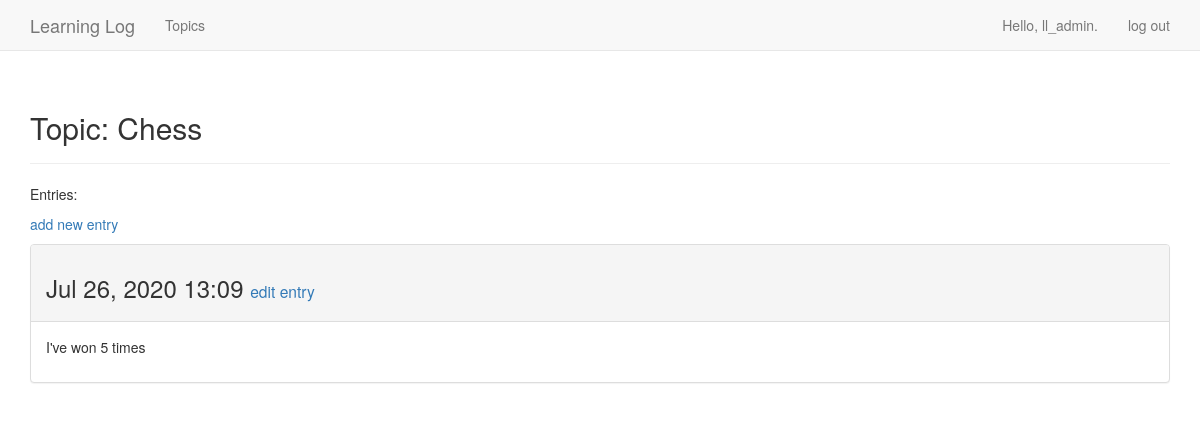
The page /topics/1/ (signed in) on the database its author committed.
### learning_logs/models.py (models this page shows, shortened)
class Topic(models.Model):
    text = models.CharField(max_length=200)
    date_added = models.DateTimeField(auto_now_add=True)
    owner = models.ForeignKey(User, on_delete=models.CASCADE)
    def __str__(self):
        return self.text

class Entry(models.Model):
    topic = models.ForeignKey(Topic, on_delete=models.CASCADE)
    text = models.TextField()
    date_added = models.DateTimeField(auto_now_add=True)
    class Meta:
        verbose_name_plural = 'entries'

### learning_logs/views.py (the view)
# urls.py: re_path(r'^topics/(?P<topic_id>\d+)/$', views.topic, name='topic'),
@login_required
def topic(request, topic_id):
    topic = Topic.objects.get(id=topic_id)
    check_topic_owner(topic, request)
    entries = topic.entry_set.order_by('-date_added')
    context = {'topic': topic, 'entries': entries}
    return render(request, 'learning_logs/topic.html', context)

### learning_logs/views.py (called while the page is built)
def check_topic_owner(topic, request):
    if topic.owner != request.user:
        raise Http404

### learning_logs/templates/learning_logs/topic.html (shortened to what this page needs)
<!DOCTYPE html>
<html lang="en">
<head>
</head>
<body>
{% extends 'learning_logs/base.html' %}
{% block header %}
    <h2>Topic: {{ topic }}</h2>
{% endblock header %}
{% block content %}
    <p>Entries: </p>
        <p>
            <a href="{% url 'new_entry' topic.id %}">add new entry</a>
        </p>
            {% for entry in entries %}
            <div class="panel panel-default">
                <div class="panel-heading">
                    <h3>
                        {{ entry.date_added|date:"M d, Y H:i" }}
                        <small>
                            <a href="{% url 'edit_entry' entry.id %}">edit entry</a>
                        </small>
                    </h3>
                </div>
                <div class="panel-body">
                    {{ entry.text|linebreaks }}
                </div>
            </div>
            {% empty %}
                There are no entries for this topic yet.
            {% endfor %}
{% endblock content %}

### learning_logs/templates/learning_logs/base.html (shortened to what this page needs)
{% load bootstrap3 %}
<!DOCTYPE html>
<html lang="en">
    <head>
        {% bootstrap_css %}
    </head>
        <body>
        <nav class="navbar navbar-default navbar-static-top">
            <div class="container">
                <div class="navbar-header">
                    <a class="navbar-brand" href="{% url 'index' %}">Learning Log</a>
                </div>
                <div id="navbar" class="navbar-collapse collapse">
                    <ul class="nav navbar-nav">
                        <li><a href="{% url 'topics' %}">Topics</a></li>
                    </ul>
                    <ul class="nav navbar-nav navbar-right">
                        {% if user.is_authenticated %}
                            <li><a>Hello, {{ user.username }}.</a></li>
                            <li><a href="{% url 'logout' %}">log out</a></li>
                        {% else %}
                            <li><a href="{% url 'register' %}">register</a></li>
                            <li><a href="{% url 'login' %}">log in</a></li>
                        {% endif %}
                    </ul>
                </div>
            </div>
        </nav>
            <div class="container">
                <div class="page-header">
                    {% block header %}{% endblock header %}
                </div>
                <div>
                    {% block content %}{% endblock content %}
                </div>
            </div>
        </body>
</html>

### rows shown on the page
Topic: text "Chess"
Entry: date_added "Jul 26, 2020 13:09", text "I've won 5 times"

### other values the page prints
{{ user.username }} "ll_admin"
